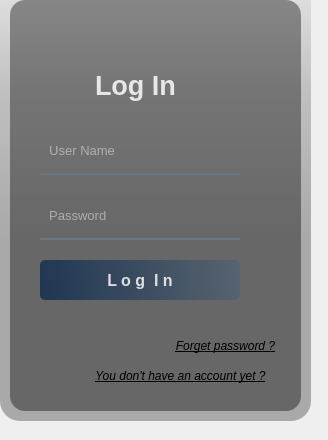
<?xml version="1.0" encoding="UTF-8"?>
<ui version="4.0">
 <class>Widget</class>
 <widget class="QWidget" name="Widget">
  <property name="geometry">
   <rect>
    <x>0</x>
    <y>0</y>
    <width>328</width>
    <height>440</height>
   </rect>
  </property>
  <property name="windowTitle">
   <string>Widget</string>
  </property>
  <property name="windowIcon">
   <iconset theme="dialog-password">
    <normaloff>.</normaloff>.</iconset>
  </property>
  <widget class="QWidget" name="widget" native="true">
   <property name="geometry">
    <rect>
     <x>0</x>
     <y>0</y>
     <width>311</width>
     <height>421</height>
    </rect>
   </property>
   <property name="styleSheet">
    <string notr="true">QPushButton#pushButton{	
	background-color: qlineargradient(spread:pad, x1:0, y1:0.505682, x2:1, y2:0.477, stop:0 rgba(20, 47, 78, 219), stop:1 rgba(85, 98, 112, 226));
	color:rgba(255, 255, 255, 210);
	border-radius:5px;
}
QPushButton#pushButton:hover{	
	background-color: qlineargradient(spread:pad, x1:0, y1:0.505682, x2:1, y2:0.477, stop:0 rgba(40, 67, 98, 219), stop:1 rgba(105, 118, 132, 226));
}
QPushButton#pushButton:pressed{	
	padding-left:5px;
	padding-top:5px;
	background-color:rgba(105, 118, 132, 200);
}

QPushButton#pushButton_2, #pushButton_3, #pushButton_4, #pushButton_5{	
	background-color: rgba(0, 0, 0, 0);
	color:rgba(85, 98, 112, 255);
}
QPushButton#pushButton_2:hover, #pushButton_3:hover, #pushButton_4:hover, #pushButton_5:hover{	
	color:rgba(155, 168, 182, 220);
}
QPushButton#pushButton_2:pressed, #pushButton_3:pressed, #pushButton_4:pressed, #pushButton_5:pressed{	
	padding-left:5px;
	padding-top:5px;
	color:rgba(115, 128, 142, 255);
}</string>
   </property>
   <widget class="QLabel" name="label_4">
    <property name="geometry">
     <rect>
      <x>30</x>
      <y>0</y>
      <width>300</width>
      <height>420</height>
     </rect>
    </property>
    <property name="styleSheet">
     <string notr="true">border-image: url(:/images/background.png);
border-radius:20px;</string>
    </property>
    <property name="text">
     <string/>
    </property>
   </widget>
   <widget class="QLabel" name="label_5">
    <property name="geometry">
     <rect>
      <x>0</x>
      <y>-30</y>
      <width>311</width>
      <height>451</height>
     </rect>
    </property>
    <property name="styleSheet">
     <string notr="true">background-color: qlineargradient(spread:pad, x1:0, y1:0, x2:0, y2:0.715909, stop:0 rgba(0, 0, 0, 9), stop:0.375 rgba(0, 0, 0, 50), stop:0.835227 rgba(0, 0, 0, 75));
border-radius:20px;</string>
    </property>
    <property name="text">
     <string/>
    </property>
   </widget>
   <widget class="QLabel" name="label_7">
    <property name="geometry">
     <rect>
      <x>10</x>
      <y>0</y>
      <width>291</width>
      <height>411</height>
     </rect>
    </property>
    <property name="styleSheet">
     <string notr="true">background-color:rgba(0, 0, 0, 100);
border-radius:15px;</string>
    </property>
    <property name="text">
     <string/>
    </property>
   </widget>
   <widget class="QLabel" name="label_8">
    <property name="geometry">
     <rect>
      <x>95</x>
      <y>65</y>
      <width>111</width>
      <height>40</height>
     </rect>
    </property>
    <property name="font">
     <font>
      <pointsize>20</pointsize>
      <bold>true</bold>
     </font>
    </property>
    <property name="styleSheet">
     <string notr="true">color:rgba(255, 255, 255, 210);</string>
    </property>
    <property name="text">
     <string>Log In</string>
    </property>
   </widget>
   <widget class="QLineEdit" name="lineEdit">
    <property name="geometry">
     <rect>
      <x>40</x>
      <y>135</y>
      <width>200</width>
      <height>40</height>
     </rect>
    </property>
    <property name="font">
     <font>
      <pointsize>10</pointsize>
     </font>
    </property>
    <property name="styleSheet">
     <string notr="true">background-color:rgba(0, 0, 0, 0);
border:none;
border-bottom:2px solid rgba(105, 118, 132, 255);
color:rgba(255, 255, 255, 230);
padding-bottom:7px;</string>
    </property>
    <property name="placeholderText">
     <string>  User Name</string>
    </property>
   </widget>
   <widget class="QLineEdit" name="lineEdit_2">
    <property name="geometry">
     <rect>
      <x>40</x>
      <y>200</y>
      <width>200</width>
      <height>40</height>
     </rect>
    </property>
    <property name="font">
     <font>
      <pointsize>10</pointsize>
     </font>
    </property>
    <property name="styleSheet">
     <string notr="true">background-color:rgba(0, 0, 0, 0);
border:none;
border-bottom:2px solid rgba(105, 118, 132, 255);
color:rgba(255, 255, 255, 230);
padding-bottom:7px;</string>
    </property>
    <property name="echoMode">
     <enum>QLineEdit::Password</enum>
    </property>
    <property name="placeholderText">
     <string>  Password</string>
    </property>
   </widget>
   <widget class="QPushButton" name="pushButton">
    <property name="geometry">
     <rect>
      <x>40</x>
      <y>260</y>
      <width>200</width>
      <height>40</height>
     </rect>
    </property>
    <property name="font">
     <font>
      <pointsize>12</pointsize>
      <bold>true</bold>
     </font>
    </property>
    <property name="text">
     <string>L o g  I n</string>
    </property>
   </widget>
   <widget class="QPushButton" name="button">
    <property name="enabled">
     <bool>true</bool>
    </property>
    <property name="geometry">
     <rect>
      <x>70</x>
      <y>360</y>
      <width>221</width>
      <height>31</height>
     </rect>
    </property>
    <property name="font">
     <font>
      <italic>true</italic>
      <underline>true</underline>
     </font>
    </property>
    <property name="cursor">
     <cursorShape>PointingHandCursor</cursorShape>
    </property>
    <property name="text">
     <string>You don't have an account yet ?</string>
    </property>
    <property name="autoDefault">
     <bool>false</bool>
    </property>
    <property name="flat">
     <bool>true</bool>
    </property>
   </widget>
   <widget class="QLabel" name="label_6">
    <property name="geometry">
     <rect>
      <x>50</x>
      <y>310</y>
      <width>271</width>
      <height>20</height>
     </rect>
    </property>
    <property name="text">
     <string/>
    </property>
   </widget>
   <widget class="QPushButton" name="button_2">
    <property name="geometry">
     <rect>
      <x>160</x>
      <y>330</y>
      <width>131</width>
      <height>31</height>
     </rect>
    </property>
    <property name="font">
     <font>
      <italic>true</italic>
      <underline>true</underline>
     </font>
    </property>
    <property name="cursor">
     <cursorShape>PointingHandCursor</cursorShape>
    </property>
    <property name="tabletTracking">
     <bool>false</bool>
    </property>
    <property name="text">
     <string>Forget password ?</string>
    </property>
    <property name="autoDefault">
     <bool>false</bool>
    </property>
    <property name="default">
     <bool>false</bool>
    </property>
    <property name="flat">
     <bool>true</bool>
    </property>
   </widget>
  </widget>
 </widget>
 <resources/>
 <connections/>
</ui>
